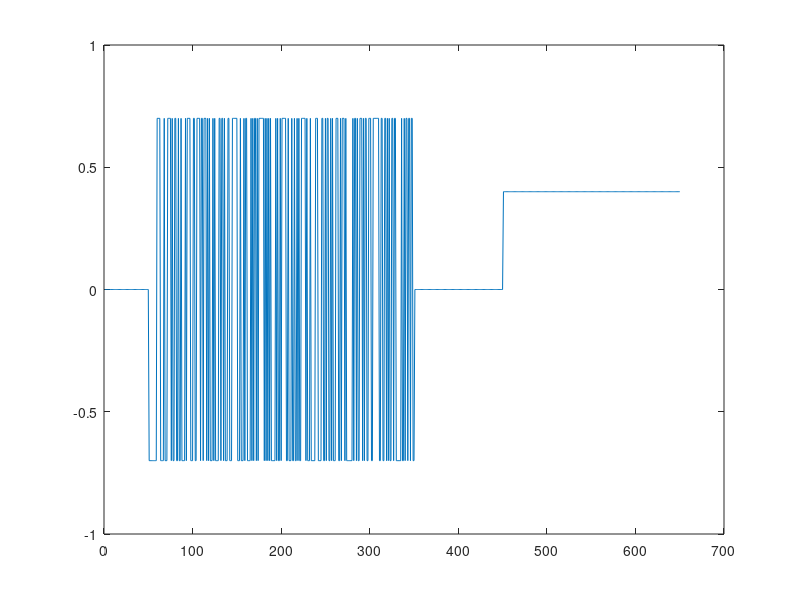
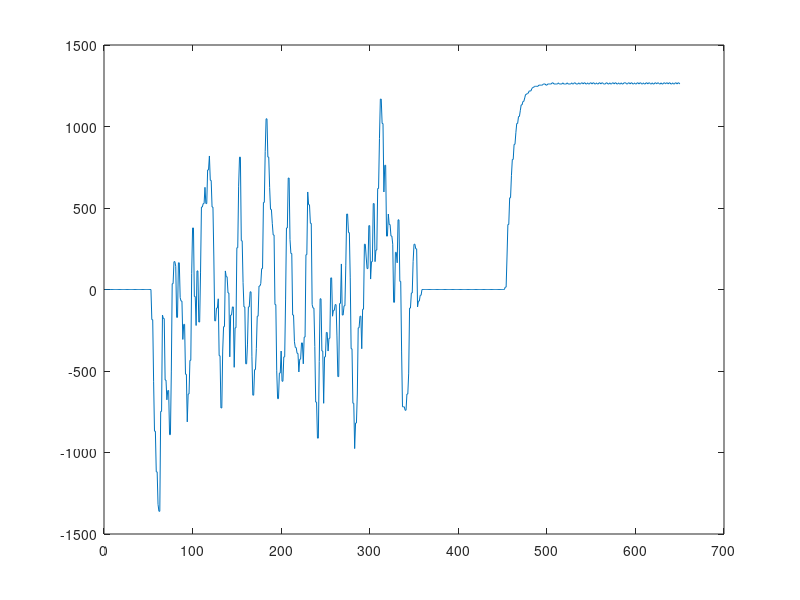

The MATLAB source for these figures, in order: (Note: this script raises an error after producing the figures.)
close all;
clear
clc
load('lab8_date.mat')

plot(u)
figure
plot(vel)

f=0.1;
b=200;
nk=2;

u_id=u(1:399);
u_val=u(399:end);

y_id=vel(1:399);
y_val=vel(399:end);

N=length(y_id);

lmax=1000;
l=1;
alpha=0.1;
delta=10e-5;
theta=[b,f]';

%%
dv=0;
hess=0;

while l<=lmax
    f=theta(2,l);
    b=theta(1,l);
    e=zeros(1,N);
    e(1:nk)=y_id(1:nk);
    de=zeros(2,nk);

    for k=1+nk:N
        e(k)=y_id(k)+f*y_id(k-1)-b*u_id(k-nk)-f*e(k-1);
        de(1,k)=-f*de(1,k-1)-u_id(k-nk);
        de(2,k)=-e(k-1)-f*de(2,k-1)+y_id(k-1);
        
    end
  for a = 1:N
      dv=dv+e(a)*de(:,a);
      hess=hess+de(:,a)*de(:,a)';
  end
dv=(2/(N-nk))*dv;
hess=(2/(N-nk))*hess;
theta(:,l+1)=theta(:,l)-alpha*(hess\dv);
l=l+1;
    if (norm(theta(:,l-1)-theta(:,l))<=delta)
        break;
    end
    %theta1 = theta2;
end
f=theta(2,l);
b=theta(1,l);
idata=iddata(y_val',u_val,t(2)-t(1));

model=idpoly(1,[0 0 b],1,1,[1 f],0,t(2)-t(1));

compare(model,idata)



